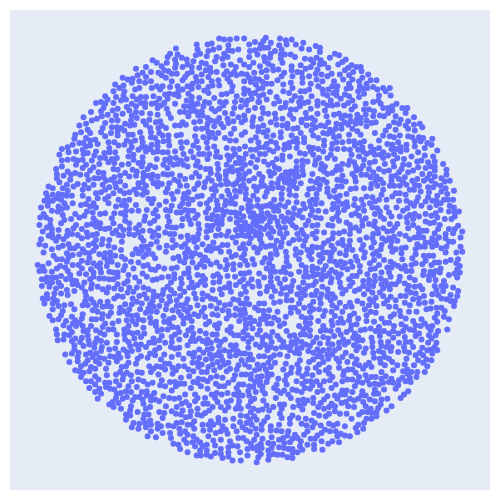

This figure's notebook cell:
### Markdown cell above
Display the point cloud using Plotly

### Code cell
data = go.Scatter(x=points[:,0], y=points[:,1], mode='markers')
go.Figure(data=data, layout=common_layout).show()

### Figure 1 — Plotly figure (JSON) as saved in the notebook; plotly's stock layout.template omitted (floating-point values rounded to 4 significant figures; data arrays with more than 128 entries replaced by an {"elided": "..."} marker saying what was removed)
{"data": [{"mode": "markers", "type": "scatter", "x": {"elided": "3425 int values"}, "y": {"elided": "3425 int values"}}], "layout": {"autosize": false, "height": 500, "margin": {"b": 10, "l": 10, "r": 10, "t": 10}, "width": 500, "xaxis": {"showgrid": false, "visible": false}, "yaxis": {"showgrid": false, "visible": false}}}
